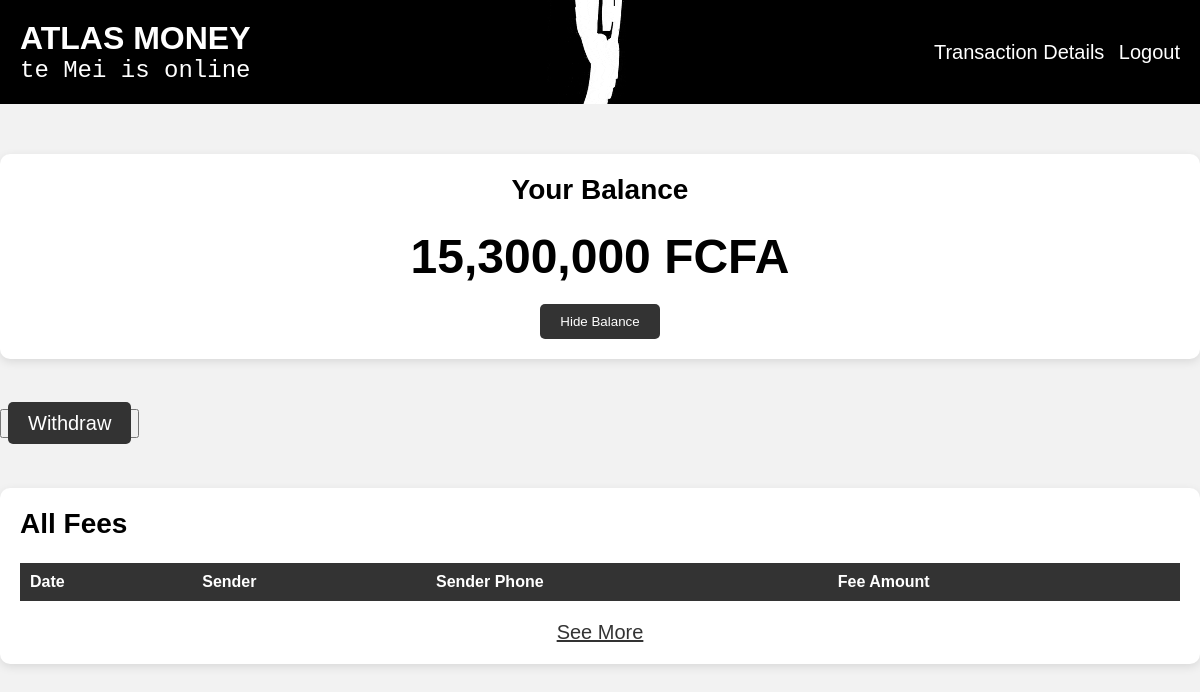
The app's page /AdminPage.php (signed in), older data.
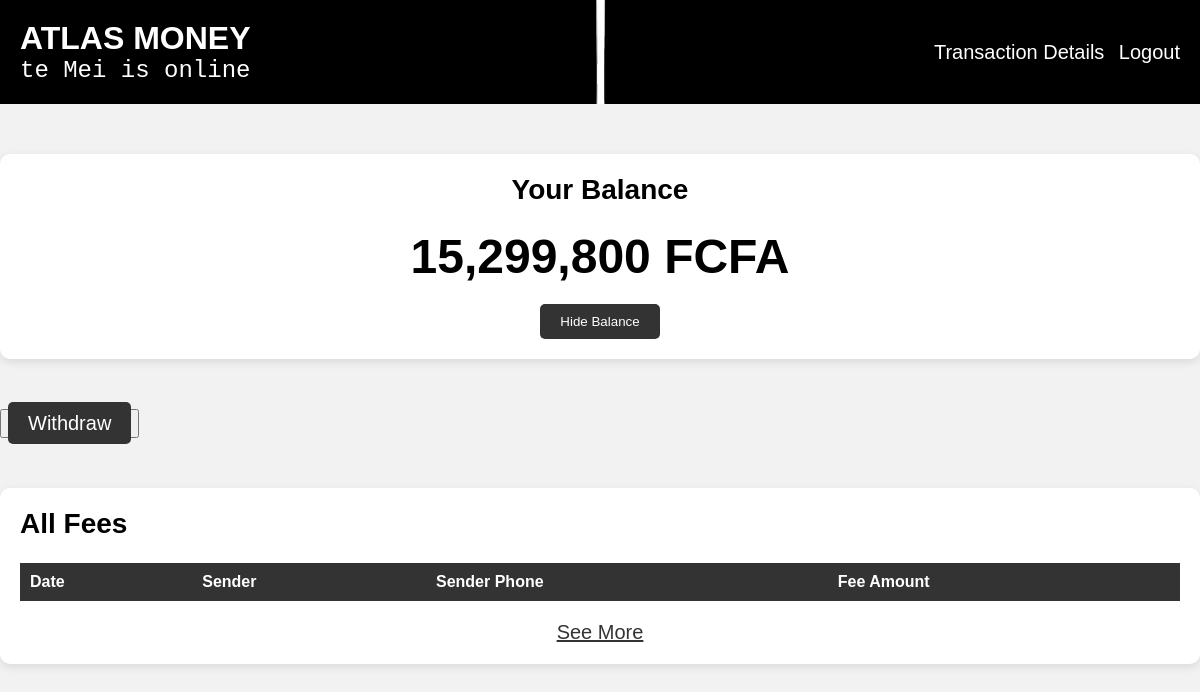
The same page, newer data.
### tables this page shows
CREATE TABLE `atlasin` (
  `id` int(11) UNSIGNED NOT NULL,
  `name` text NOT NULL,
  `email` varchar(100) NOT NULL,
  `phone` varchar(10) NOT NULL,
  `password` int(4) NOT NULL,
  `balance` int(11) NOT NULL
);

### AdminPage.php (the view, shortened to what this page needs)
<?php
if (isset($_SESSION['id']) && isset($_SESSION['phone'])) {
	require_once "db_connect.php";
	$userId = $_SESSION['id'];
	$query = "SELECT balance FROM atlasin WHERE id = '$userId'";
	$result = mysqli_query($conn, $query);
	$balance = mysqli_fetch_assoc($result)['balance'];
?>
<!DOCTYPE html>
<html>
<head>
    <link rel="stylesheet" type="text/css" href="atlas.css">
</head>
<body>
<header>
    <div class="left-side">
        <h1>
            <span class="ATLAS">ATLAS</span>
            <span class="MONEY">MONEY</span>
        </h1>
        <p id="name">Welcome, <span><?php echo $_SESSION['name']; ?></span></p>
    </div>
    <div class="right-side">
        <a href="AdminFees.php">Transaction Details</a>
        <a href="logout.php">Logout</a>
    </div>
</header>
<main>
    <div class="container">
	<div class="container">
				<div class="balance-section">
					<h2>Your Balance</h2>
					<p class="amount"> <?php echo number_format($balance, 0, '', ','); ?> FCFA</p>
					<button id="toggle-balance" onclick="toggleBalance()">Hide Balance</button>
				</div>
				<button class="send-money-button"><a href="Withdraw.php">Withdraw</a></button>
        <div class="transactions-section">
            <h2>All Fees</h2>
            <table>
                <thead>
                <tr>
                    <th>Date</th>
                    <th>Sender</th>
                    <th>Sender Phone</th>
                     <th>Fee Amount</th>
                </tr>
                </thead>
            </table>
					<a href="AdminFees.php">See More</a>
				</div>
			</div>
		</main>
	</body>
	</html>
<?php
} else {
	header("Location: index.php");
	exit();
}
?>

Row changes from the older to the newer data that the page shows:
changed atlasin: balance "15,300,000" → "15,299,800"
